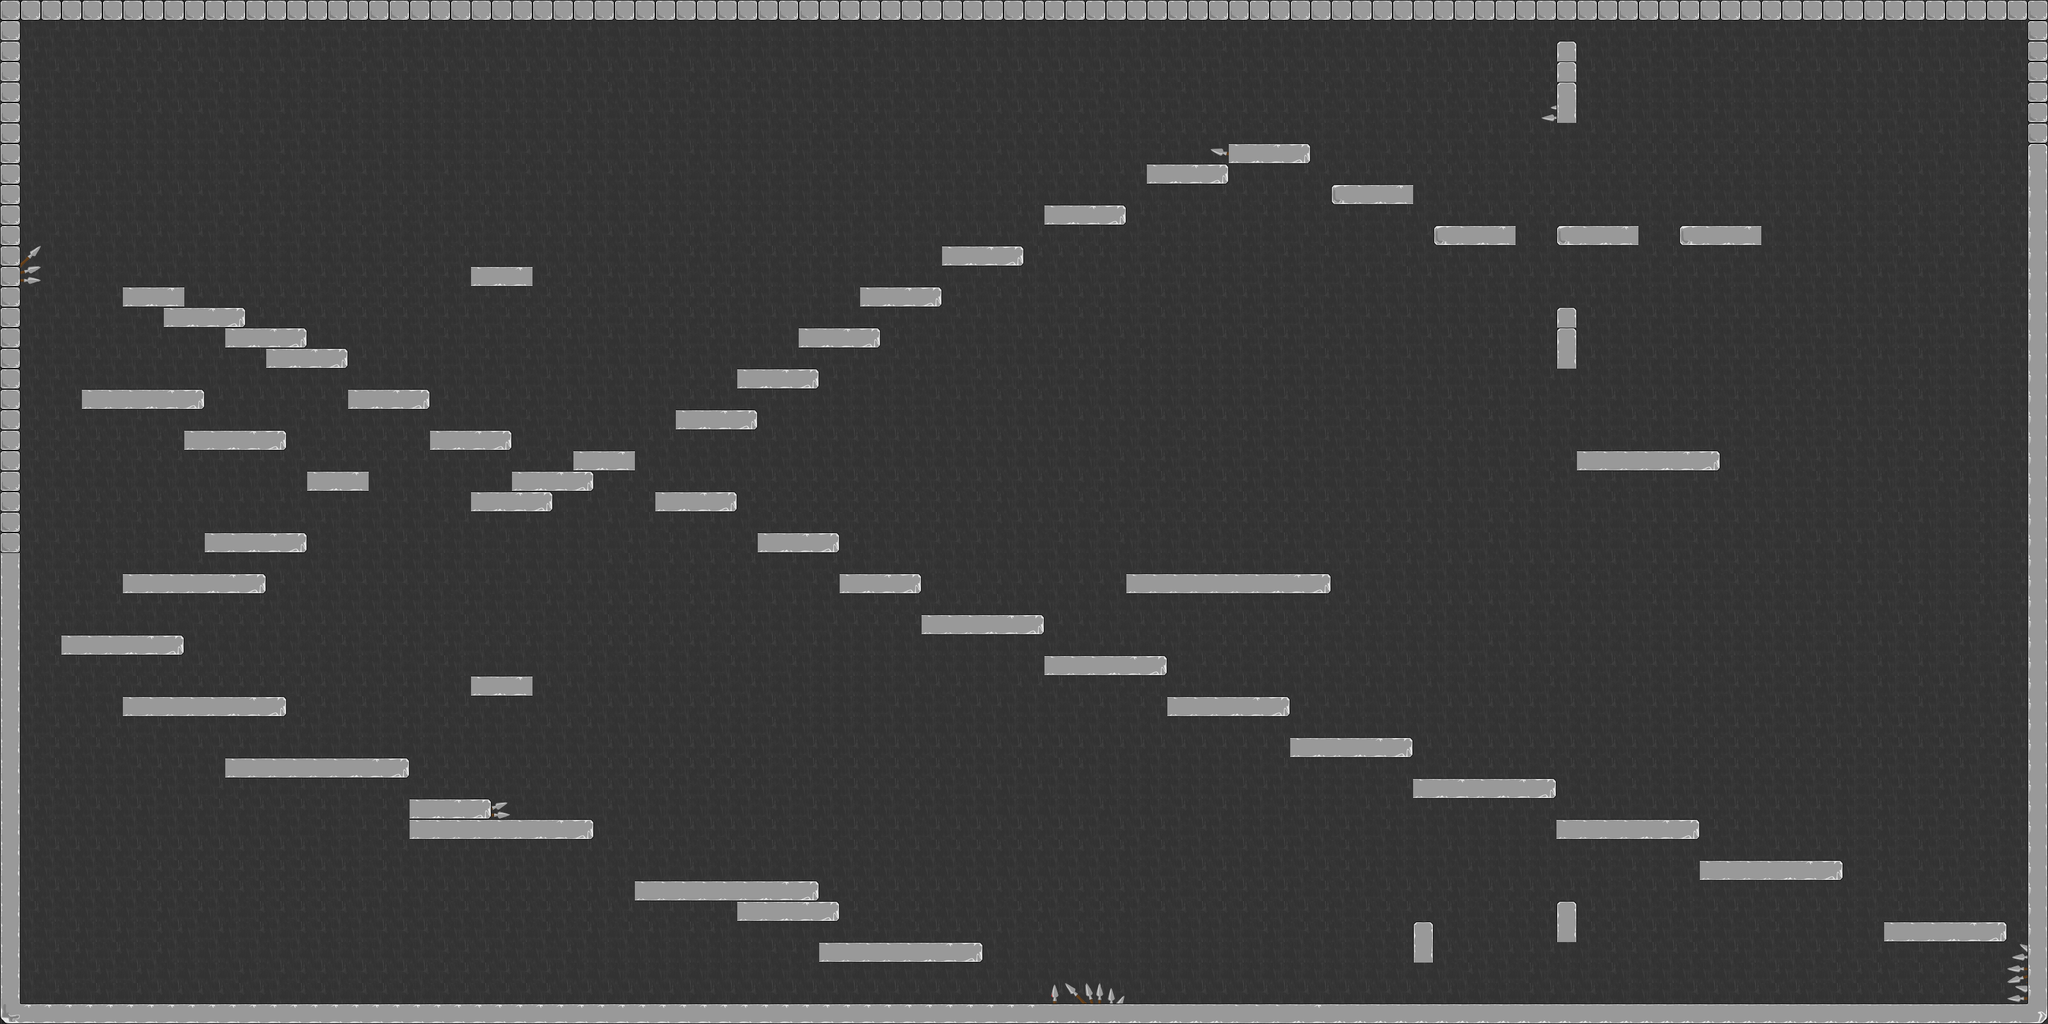

This is a level from a 2D game, rendered from its Tiled map with the project's own tilesets. A one-line summary and the map file follow, with tile-layer data summarised:
An orthogonal 100x50 tile map with 32x32 px tiles, 2 tile layers (BG, solid), 8 tilesets and 21 objects (11x solaris, 7x monstru, 2x end, player).

<map version="1.0" orientation="orthogonal" width="100" height="50" tilewidth="32" tileheight="32" backgroundcolor="#b8b8b8">
 <properties>
  <property name="gravity" value="1" />
  <property name="speed" value="1" />
 </properties>
 <tileset firstgid="1" name="stone" tilewidth="32" tileheight="32">
  <properties>
   <property name="solid" value="" />
  </properties>
  <image source="stone.png" width="192" height="160" />
 </tileset>
 <tileset firstgid="31" name="pipe" tilewidth="32" tileheight="32">
  <properties>
   <property name="spike" value="" />
  </properties>
  <image source="pipe.png" width="128" height="128" />
 </tileset>
 <tileset firstgid="47" name="stone_darker" tilewidth="32" tileheight="32">
  <properties>
   <property name="solid" value="" />
  </properties>
  <image source="stone_darker.png" width="192" height="160" />
 </tileset>
 <tileset firstgid="77" name="decorations" tilewidth="32" tileheight="32">
  <properties>
   <property name="solid" value="" />
  </properties>
  <image source="decorations.png" width="256" height="256" />
 </tileset>
 <tileset firstgid="141" name="small_dark_tile" tilewidth="32" tileheight="32">
  <image source="small_dark_tile.png" width="64" height="64" />
 </tileset>
 <tileset firstgid="145" name="stone darker" tilewidth="32" tileheight="32">
  <image source="stone_darker.png" width="192" height="160" />
 </tileset>
 <tileset firstgid="175" name="stone textured" tilewidth="32" tileheight="32">
  <image source="stone_textured.png" width="192" height="160" />
 </tileset>
 <tileset firstgid="205" name="spike" tilewidth="32" tileheight="32">
  <image source="spike.png" width="512" height="512" />
 </tileset>
 <layer name="BG" width="100" height="50">
  <data>[5000 cells, 5000 non-empty, 7 distinct tile ids]</data>
 </layer>
 <layer name="solid" width="100" height="50">
  <data>[5000 cells, 571 non-empty, 23 distinct tile ids]</data>
 </layer>
 <objectgroup color="#c80003" name="entitati" width="100" height="50">
  <object name="solaris" x="243" y="1139" width="76" height="60" />
  <object name="monstru" x="649" y="1496" width="345" height="33" />
  <object name="solaris" x="2103" y="1421" width="73" height="83" />
  <object name="monstru" x="1154" y="1018" width="238" height="41" />
  <object name="monstru" x="1773" y="1494" width="284" height="38" />
  <object name="monstru" x="2451" y="620" width="236" height="61" />
  <object name="player" x="3048" y="1369" width="68" height="52" />
  <object name="solaris" x="2323" y="1399" width="73" height="83" />
  <object name="monstru" x="106" y="1428" width="396" height="52" />
  <object name="monstru" x="1783" y="811" width="287" height="40" />
  <object name="monstru" x="1342" y="1318" width="284" height="67" />
  <object name="solaris" x="744" y="972" width="76" height="60" />
  <object name="solaris" x="580" y="501" width="76" height="60" />
  <object name="solaris" x="202" y="382" width="76" height="60" />
  <object name="solaris" x="1710" y="1198" width="76" height="60" />
  <object name="solaris" x="2024" y="1002" width="76" height="60" />
  <object name="solaris" x="2408" y="990" width="76" height="60" />
  <object name="solaris" x="2516" y="514" width="76" height="60" />
  <object name="solaris" x="2477" y="93" width="76" height="60" />
  <object name="end" x="134" y="536" width="160" height="55" />
  <object name="end" x="2764" y="297" width="245" height="46" />
 </objectgroup>
</map>
